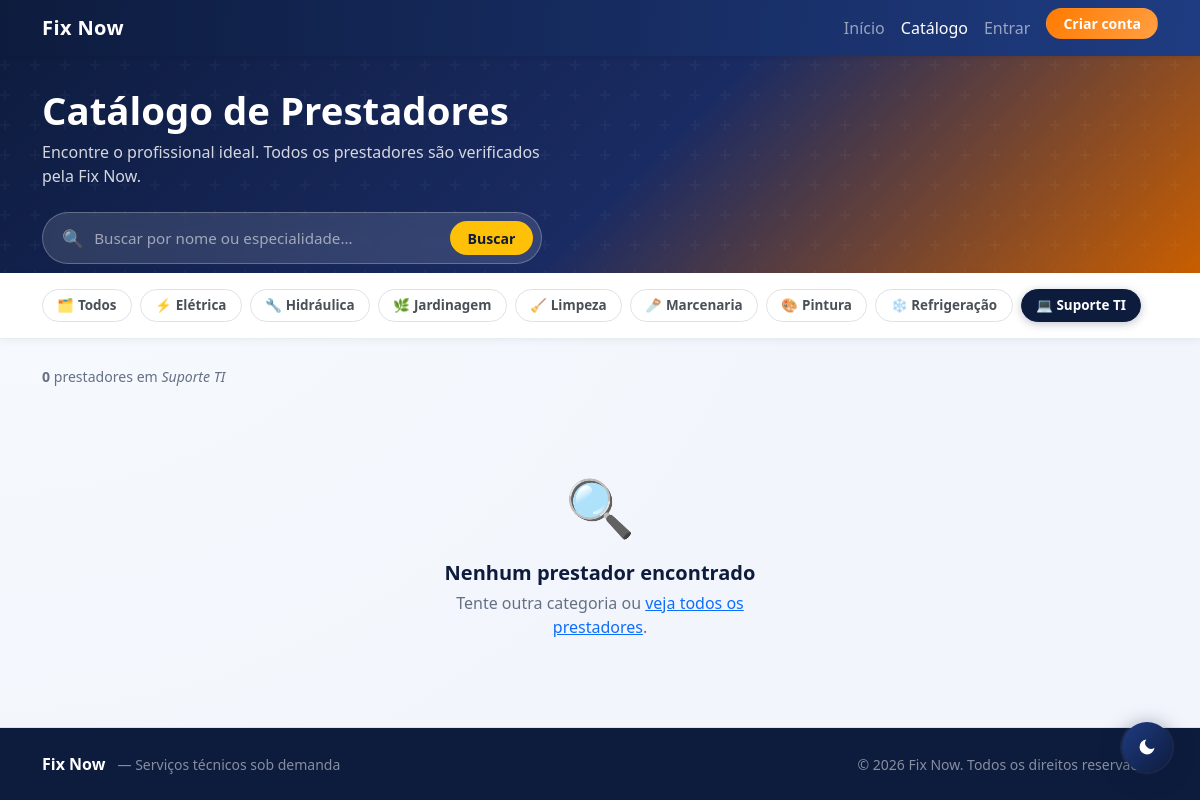
The page /view/catalogo.php?categoria=Suporte+TI on the database its author committed.
### tables this page shows
CREATE TABLE IF NOT EXISTS categoria (
  id        INT AUTO_INCREMENT PRIMARY KEY,
  nome      VARCHAR(100) NOT NULL UNIQUE,
  descricao VARCHAR(255) NULL,
  ativo     TINYINT(1)   NOT NULL DEFAULT 1,
  criado_em TIMESTAMP DEFAULT CURRENT_TIMESTAMP,
  admin_id  INT NULL,
  CONSTRAINT fk_categoria_admin FOREIGN KEY (admin_id) REFERENCES admin(id) ON DELETE SET NULL
);

### model/dao/Conexao.php (called while the page is built)
<?php
class Conexao
{
    private static ?PDO $instancia = null;
    public static function getConexao(): PDO
    {
        if (self::$instancia === null) {
            $host   = 'localhost';
            $port   = 3306;
            $dbname = 'tcc';
            $user   = 'root';
            $pass   = '';
            self::$instancia = new PDO(
                "mysql:host={$host};port={$port};dbname={$dbname};charset=utf8mb4",
                $user,
                $pass,
                [
                    PDO::ATTR_ERRMODE            => PDO::ERRMODE_EXCEPTION,
                    PDO::ATTR_DEFAULT_FETCH_MODE => PDO::FETCH_ASSOC,
                    PDO::ATTR_EMULATE_PREPARES   => false,
                ]
            );
        }
        return self::$instancia;
    }
}

### controller/CatalogoControl.php (called while the page is built, shortened)
<?php
require_once __DIR__ . '/../model/dao/CategoriaDAO.php';
require_once __DIR__ . '/../model/dao/Conexao.php';
class CatalogoControl
{
    private CategoriaDAO $categoriaDAO;
    public function __construct()
    {
        $this->categoriaDAO = new CategoriaDAO();
    }
    public function processar(): void
    {
        $this->filtroCategoria = trim($_GET['categoria'] ?? '');
        $this->categorias      = $this->categoriaDAO->listarAtivas();
    }
    private function carregarPrestadores(): void
    {
        $agrupado = [];
        $this->prestadores = array_values($agrupado);
    }
}

### model/dao/CategoriaDAO.php (called while the page is built, shortened)
<?php
require_once __DIR__ . '/Conexao.php';
class CategoriaDAO
{
    private PDO $pdo;
    public function __construct()
    {
        $this->pdo = Conexao::getConexao();
    }
    public function listarAtivas(): array
    {
        return $this->pdo->query("SELECT * FROM categoria WHERE ativo=1 ORDER BY nome ASC")->fetchAll();
    }
}

### view/catalogo.php (the view, shortened to what this page needs)
<?php
require_once __DIR__ . '/../controller/CatalogoControl.php';
$ctrl = new CatalogoControl();
$ctrl->processar();
$prestadores     = $ctrl->prestadores;
$categorias      = $ctrl->categorias;
$filtroCategoria = $ctrl->filtroCategoria;
$_urlInicio = '../index.php';
$catIcons = [
    'Suporte TI'  => '💻',
    'Elétrica'    => '⚡',
    'Hidráulica'  => '🔧',
    'Pintura'     => '🎨',
    'Marcenaria'  => '🪚',
    'Jardinagem'  => '🌿',
    'Limpeza'     => '🧹',
    'Refrigeração'=> '❄️',
];
?>
<!DOCTYPE html>
<html lang="pt-BR">
<head>
  <link href="https://cdn.jsdelivr.net/npm/bootstrap@5.3.3/dist/css/bootstrap.min.css" rel="stylesheet">
  <link href="../assets/css/style.css" rel="stylesheet">
</head>
<body>
<nav class="navbar navbar-expand-lg navbar-dark bg-primary fixed-top shadow-sm">
  <div class="container">
    <a class="navbar-brand fw-bold" href="<?= $_urlInicio ?>">Fix Now</a>
    <div class="collapse navbar-collapse" id="menu">
      <ul class="navbar-nav ms-auto">
        <li class="nav-item"><a class="nav-link" href="<?= $_urlInicio ?>">Início</a></li>
        <li class="nav-item"><a class="nav-link active" href="catalogo.php">Catálogo</a></li>
        <?php if (isset($_SESSION['cliente_id'])): ?>
          <li class="nav-item"><a class="nav-link" href="dashboardCliente.php">Dashboard</a></li>
        <?php else: ?>
          <li class="nav-item"><a class="nav-link" href="login.php">Entrar</a></li>
          <li class="nav-item ms-lg-2">
            <a class="btn btn-sm btn-warning fw-semibold px-3" href="cadastrarCliente.php">Criar conta</a>
          </li>
        <?php endif; ?>
      </ul>
    </div>
  </div>
</nav>
<section class="catalogo-hero">
  <div class="container" style="position:relative;z-index:1;">
    <h1>Catálogo de Prestadores</h1>
    <p class="mt-2 mb-4">Encontre o profissional ideal. Todos os prestadores são verificados pela Fix Now.</p>
    <div class="hero-search">
      <span style="font-size:1.1rem;opacity:.7;">🔍</span>
      <input type="text" id="buscaNome" placeholder="Buscar por nome ou especialidade…" autocomplete="off">
      <button type="button" onclick="document.getElementById('buscaNome').focus()">Buscar</button>
    </div>
  </div>
</section>
<div class="filtros-bar">
  <div class="container">
    <div class="d-flex flex-wrap align-items-center gap-2">
      <a href="catalogo.php" class="btn-cat <?= !$filtroCategoria ? 'ativo' : '' ?>">🗂 Todos</a>
      <?php foreach ($categorias as $cat):
        $ico = $catIcons[$cat['nome']] ?? '🔩';
      ?>
        <a href="catalogo.php?categoria=<?= urlencode($cat['nome']) ?>"
           class="btn-cat <?= $filtroCategoria === $cat['nome'] ? 'ativo' : '' ?>">
          <?= $ico ?> <?= htmlspecialchars($cat['nome']) ?>
        </a>
      <?php endforeach; ?>
    </div>
  </div>
</div>
<main class="container py-4">
  <div class="resultado-count" id="resultadoCount">
    <?php
      $total = count($prestadores);
      echo $filtroCategoria
        ? "<strong>{$total}</strong> prestador" . ($total !== 1 ? 'es' : '') . " em <em>" . htmlspecialchars($filtroCategoria) . "</em>"
        : "<strong>{$total}</strong> prestador" . ($total !== 1 ? 'es' : '') . " disponíve" . ($total !== 1 ? 'is' : 'l');
    ?>
  </div>
  <?php if (!$prestadores): ?>
    <div class="empty-state">
      <div class="icone-empty">🔍</div>
      <h5>Nenhum prestador encontrado</h5>
      <p>Tente outra categoria ou <a href="catalogo.php" class="text-primary">veja todos os prestadores</a>.</p>
    </div>
  <?php endif; ?>
</main>
<?php require_once __DIR__ . '/../includes/footer.php'; ?>
</body>
</html>

### assets/css/style.css (style rules this page uses)
:root { --fix-blue: #0d1b3d; --fix-blue-soft: #1f3c82; --fix-orange: #ff7a00; --fix-orange-soft: #ff9f43; --fix-bg: #f2f5fb; --fix-card: #ffffff; --fix-text: #1f2937; --fix-muted: #677489; --fix-shadow: 0 14px 32px rgba(15, 37, 84, 0.1); --fix-radius: 1rem; }
html, body { height: 100%; }
body { min-height: 100vh; display: flex; flex-direction: column; background: radial-gradient(circle at top left, #f8fbff, var(--fix-bg) 60%); color: var(--fix-text); }
main { flex: 1 0 auto; }
.bg-primary, .table-primary { background-color: var(--fix-blue) !important; }
.btn-warning { background: linear-gradient(130deg, var(--fix-orange), var(--fix-orange-soft)); border-color: transparent; color: #fff; }
.btn, .form-control, .form-select, .card { border-radius: var(--fix-radius); transition: all 0.22s ease; }
.navbar { background: linear-gradient(95deg, var(--fix-blue), var(--fix-blue-soft)) !important; }
.navbar-brand { letter-spacing: 0.4px; }
.navbar .container { gap: 0.6rem; }

### view/catalogo.php (style rules this page uses)
.catalogo-hero { background: linear-gradient(135deg, #0d1b3d 0%, #1a2b63 55%, #c95e00 100%); padding: 5.5rem 0 3rem; color: #fff; position: relative; overflow: hidden; }
.catalogo-hero::before { content: ''; position: absolute; inset: 0; }
.catalogo-hero h1 { font-size: clamp(1.6rem, 4vw, 2.4rem); font-weight: 800; line-height: 1.15; }
.catalogo-hero p { color: rgba(255,255,255,.82); max-width: 520px; }
.hero-search { background: rgba(255,255,255,.12); border: 1.5px solid rgba(255,255,255,.25); border-radius: 50px; padding: .5rem .5rem .5rem 1.2rem; display: flex; align-items: center; gap: .5rem; max-width: 500px; width: 100%; backdrop-filter: blur(8px); }
.hero-search input { background: transparent; border: none; outline: none; color: #fff; font-size: .95rem; flex: 1; }
.hero-search input::placeholder { color: rgba(255,255,255,.55); }
.hero-search button { background: #ffc107; border: none; border-radius: 50px; padding: .4rem 1.1rem; font-weight: 700; font-size: .88rem; color: #0d1b3d; white-space: nowrap; cursor: pointer; }
.filtros-bar { background: #fff; border-bottom: 1px solid #e8ecf3; padding: 1rem 0; position: sticky; top: 56px; z-index: 100; box-shadow: 0 2px 8px rgba(0,0,0,.05); }
.btn-cat { border-radius: 50px; padding: .32rem .9rem; font-size: .84rem; font-weight: 600; border: 1.5px solid #dee2e6; background: #fff; color: #495057; text-decoration: none; transition: all .18s; display: inline-flex; align-items: center; gap: .3rem; white-space: nowrap; }
.btn-cat:hover, .btn-cat.ativo { background: #0d1b3d; border-color: #0d1b3d; color: #fff; }
.btn-cat.ativo { box-shadow: 0 2px 8px rgba(13,27,61,.25); }
.empty-state { text-align: center; padding: 4rem 1rem; }
.empty-state .icone-empty { font-size: 3.5rem; margin-bottom: .8rem; }
.empty-state h5 { font-weight: 700; color: #0d1b3d; margin-bottom: .4rem; }
.empty-state p { color: #667085; max-width: 340px; margin: 0 auto; }
.resultado-count { font-size: .88rem; color: #667085; padding: .2rem 0 .8rem; }

### rows shown on the page
categoria: nome "⚡", nome "Elétrica"
categoria: nome "🔧", nome "Hidráulica"
categoria: nome "🌿", nome "Jardinagem"
categoria: nome "🧹", nome "Limpeza"
categoria: nome "🪚", nome "Marcenaria"
categoria: nome "🎨", nome "Pintura"
categoria: nome "❄️", nome "Refrigeração"
categoria: nome "💻", nome "Suporte TI"

### other values the page prints
$total "0"
$filtroCategoria "Suporte TI"
